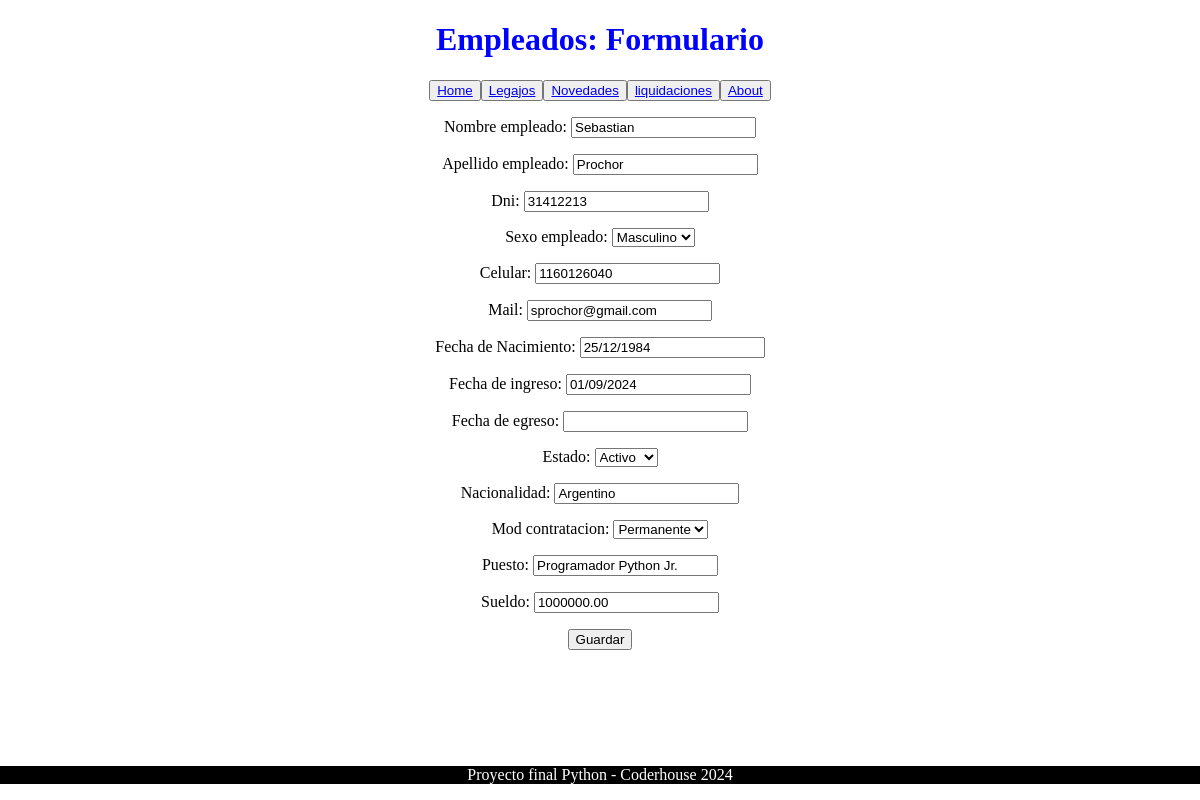
Before: /empleado/update/1 with the older database file.
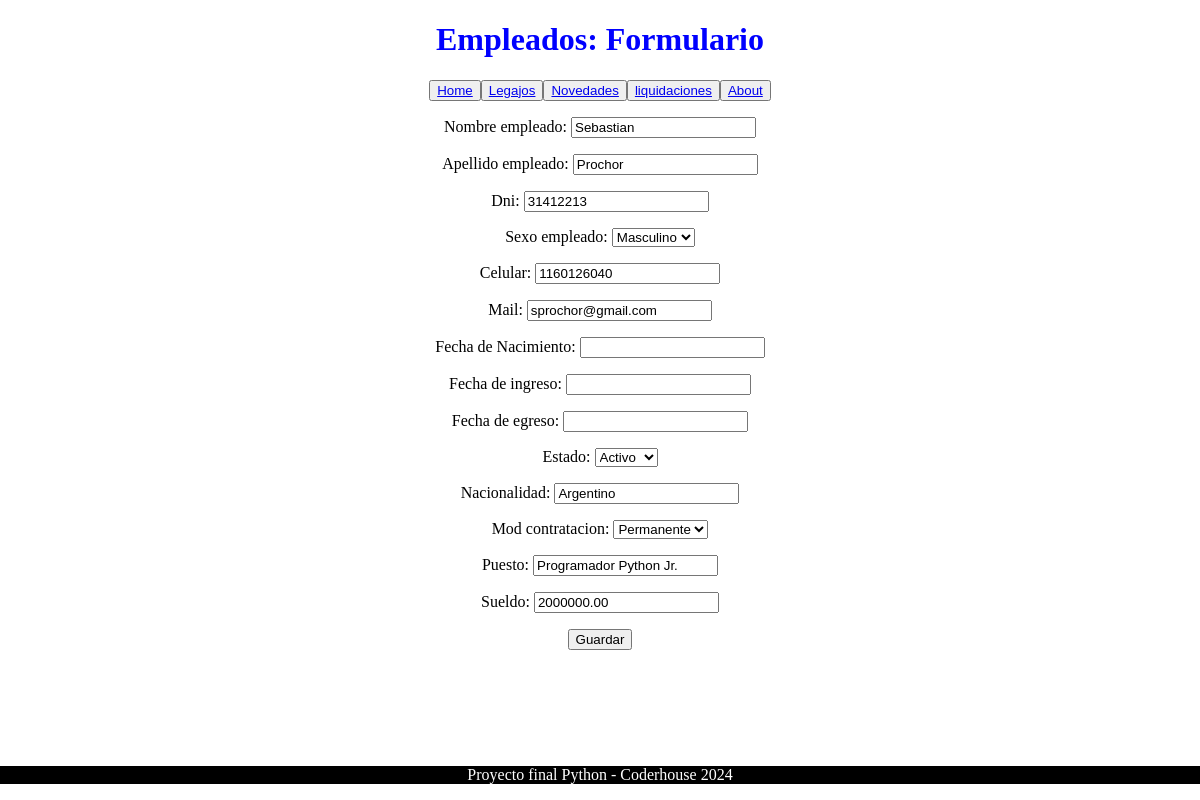
After: the same page with the newer database file.
### nominas/models.py (models this page shows, shortened)
class Empleado(models.Model):
    SEXO_CHOICES = [
        ('M', 'Masculino'),
        ('F', 'Femenino'),
    ]
    ESTADO_CHOICES = [
        ('A', 'Activo'),
        ('P', 'Pasivo'),
    ]
    MOD_CONTRATACION_CHOICES = [
        ('T', 'Temporal'),
        ('P', 'Permanente'),
    ]
    nro_legajo = models.AutoField(primary_key=True)
    nombre_empleado = models.CharField(max_length=50)
    apellido_empleado = models.CharField(max_length=50)
    dni = models.CharField(max_length=8)
    sexo_empleado = models.CharField(max_length=1, choices=SEXO_CHOICES)  # Elección entre Masculino y Femenino
    celular = models.CharField(max_length=30, blank=True, null=True)
    mail = models.CharField(max_length=50, blank=True, null=True)
    fecha_de_nacimiento = models.DateField(auto_now_add=False, auto_now=False, verbose_name='Fecha de Nacimiento')
    fecha_de_ingreso = models.DateField()
    fecha_de_egreso = models.DateField(blank=True, null=True)
    estado = models.CharField(max_length=1, choices=ESTADO_CHOICES)  # Elección entre Activo y Pasivo
    nacionalidad = models.CharField(max_length=100)  # Campo para ingresar el país a mano
    mod_contratacion = models.CharField(max_length=1, choices=MOD_CONTRATACION_CHOICES, blank=True, null=True)  # Elección entre Temporal y Permanente
    puesto = models.CharField(max_length=100)
    sueldo = models.DecimalField(max_digits=10, decimal_places=2)  # Sueldo en formato de moneda

### nominas/views.py (the view)
# urls.py: path('empleado/update/<int:pk>', views.empleado_update, name="empleado_update"),
def empleado_update(request, pk: int):
    query = Empleado.objects.get(nro_legajo=pk)
    if request.method == "GET":
        form = EmpleadoForm(instance=query)
    if request.method == "POST":
        form = EmpleadoForm(request.POST, instance=query)
        if form.is_valid():
            form.save()
            return redirect("empleado_list")
    return render(request, "nominas/empleado_form.html", {"form": form})

### nominas/forms.py (shortened to what this page needs)
class EmpleadoForm(forms.ModelForm):
    class Meta:
        model = Empleado
        fields = "__all__"

### nominas/templates/nominas/empleado_form.html (shortened to what this page needs)
{% extends 'core/base.html' %}
{% block header %}
Empleados: Formulario
{% endblock header %}
{% block main %}
<form method="post">
    {{ form.as_p }}
    <button type="submit">Guardar</button>
</form>
{% endblock main %}

Changed rows visible on the page:
changed Empleado "Sebastian": fecha_de_nacimiento "25/12/1984" → (not shown); fecha_de_ingreso "01/09/2024" → (not shown); sueldo "1000000.00" → "2000000.00"
